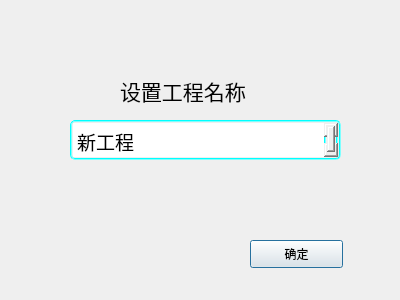
<?xml version="1.0" encoding="UTF-8"?>
<ui version="4.0">
 <class>projectName</class>
 <widget class="QDialog" name="projectName">
  <property name="geometry">
   <rect>
    <x>0</x>
    <y>0</y>
    <width>400</width>
    <height>300</height>
   </rect>
  </property>
  <property name="windowTitle">
   <string>Dialog</string>
  </property>
  <widget class="QTextEdit" name="textEdit">
   <property name="geometry">
    <rect>
     <x>70</x>
     <y>120</y>
     <width>271</width>
     <height>40</height>
    </rect>
   </property>
   <property name="font">
    <font>
     <family>微软雅黑</family>
     <pointsize>14</pointsize>
    </font>
   </property>
   <property name="styleSheet">
    <string notr="true">border: 2px groove rgb(0, 255, 255);
border-radius:5px;
padding:1px 1px;</string>
   </property>
   <property name="html">
    <string>&lt;!DOCTYPE HTML PUBLIC &quot;-//W3C//DTD HTML 4.0//EN&quot; &quot;http://www.w3.org/TR/REC-html40/strict.dtd&quot;&gt;
&lt;html&gt;&lt;head&gt;&lt;meta name=&quot;qrichtext&quot; content=&quot;1&quot; /&gt;&lt;style type=&quot;text/css&quot;&gt;
p, li { white-space: pre-wrap; }
&lt;/style&gt;&lt;/head&gt;&lt;body style=&quot; font-family:'微软雅黑'; font-size:14pt; font-weight:400; font-style:normal;&quot;&gt;
&lt;p style=&quot; margin-top:0px; margin-bottom:0px; margin-left:0px; margin-right:0px; -qt-block-indent:0; text-indent:0px;&quot;&gt;&lt;span style=&quot; font-family:'SimSun';&quot;&gt;新工程&lt;/span&gt;&lt;/p&gt;&lt;/body&gt;&lt;/html&gt;</string>
   </property>
  </widget>
  <widget class="QPushButton" name="pushButton">
   <property name="geometry">
    <rect>
     <x>250</x>
     <y>240</y>
     <width>93</width>
     <height>28</height>
    </rect>
   </property>
   <property name="text">
    <string>确定</string>
   </property>
  </widget>
  <widget class="QLabel" name="label">
   <property name="geometry">
    <rect>
     <x>120</x>
     <y>70</y>
     <width>171</width>
     <height>41</height>
    </rect>
   </property>
   <property name="font">
    <font>
     <pointsize>16</pointsize>
    </font>
   </property>
   <property name="text">
    <string>设置工程名称</string>
   </property>
  </widget>
 </widget>
 <resources/>
 <connections/>
</ui>
